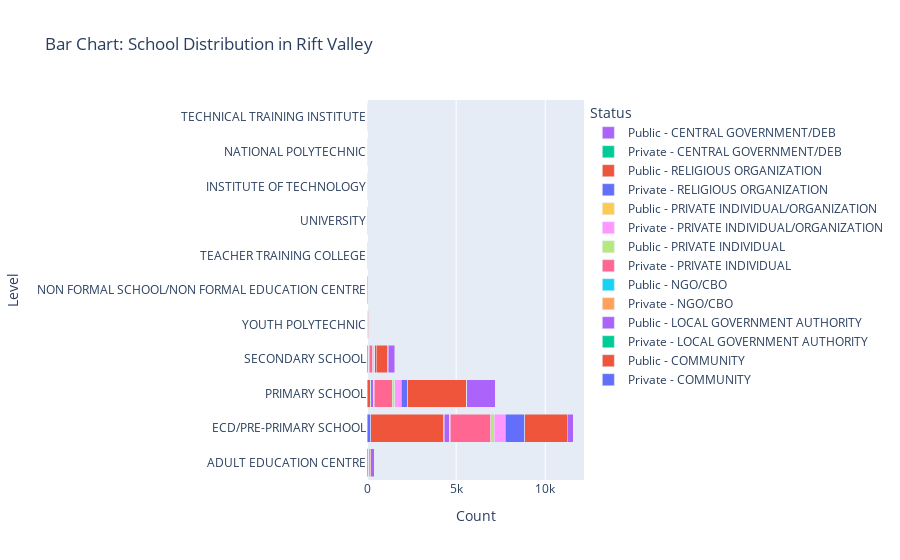

Write notebook code for a chart like this one.
### Code cell
priv = rift_valley[rift_valley["Status"] == "PRIVATE"]
pub = rift_valley[rift_valley["Status"] == "PUBLIC"]
priv_counts = priv.groupby(["Level", "Sponsor"]).size().reset_index(name="Count")
pub_counts = pub.groupby(["Level", "Sponsor"]).size().reset_index(name="Count")
unique_sponsors = priv_counts["Sponsor"].unique()

fig = go.Figure()

for sponsor in unique_sponsors:
    priv_data = priv_counts[priv_counts["Sponsor"] == sponsor]
    pub_data = pub_counts[pub_counts["Sponsor"] == sponsor]

    fig.add_trace(go.Bar(
        x=priv_data["Count"],
        y=priv_data["Level"],
        name=f'Private - {sponsor}',
        orientation='h',
    ))

    fig.add_trace(go.Bar(
        x=pub_data["Count"],
        y=pub_data["Level"],
        name=f'Public - {sponsor}',
        orientation='h',
    ))

fig.update_layout(
    barmode='stack',
    title="Bar Chart: School Distribution in Rift Valley",
    xaxis_title="Count",
    yaxis_title="Level",
    legend_title="Status",
)

fig.show()

### Figure 1 — Plotly figure (JSON) as saved in the notebook; plotly's stock layout.template omitted (floating-point values rounded to 4 significant figures)
{"data": [{"name": "Private - COMMUNITY", "orientation": "h", "type": "bar", "x": [2, 197, 15, 7, 2], "y": ["ADULT EDUCATION CENTRE", "ECD/PRE-PRIMARY SCHOOL", "PRIMARY SCHOOL", "SECONDARY SCHOOL", "YOUTH POLYTECHNIC"]}, {"name": "Public - COMMUNITY", "orientation": "h", "type": "bar", "x": [71, 4119, 2, 181, 82, 25], "y": ["ADULT EDUCATION CENTRE", "ECD/PRE-PRIMARY SCHOOL", "NON FORMAL SCHOOL/NON FORMAL EDUCATION CENTRE", "PRIMARY SCHOOL", "SECONDARY SCHOOL", "YOUTH POLYTECHNIC"]}, {"name": "Private - LOCAL GOVERNMENT AUTHORITY", "orientation": "h", "type": "bar", "x": [2, 5, 2, 1], "y": ["ADULT EDUCATION CENTRE", "ECD/PRE-PRIMARY SCHOOL", "PRIMARY SCHOOL", "SECONDARY SCHOOL"]}, {"name": "Public - LOCAL GOVERNMENT AUTHORITY", "orientation": "h", "type": "bar", "x": [25, 286, 5, 153, 18, 3], "y": ["ADULT EDUCATION CENTRE", "ECD/PRE-PRIMARY SCHOOL", "NON FORMAL SCHOOL/NON FORMAL EDUCATION CENTRE", "PRIMARY SCHOOL", "SECONDARY SCHOOL", "YOUTH POLYTECHNIC"]}, {"name": "Private - NGO/CBO", "orientation": "h", "type": "bar", "x": [6, 40, 2, 37, 7, 2], "y": ["ADULT EDUCATION CENTRE", "ECD/PRE-PRIMARY SCHOOL", "NON FORMAL SCHOOL/NON FORMAL EDUCATION CENTRE", "PRIMARY SCHOOL", "SECONDARY SCHOOL", "YOUTH POLYTECHNIC"]}, {"name": "Public - NGO/CBO", "orientation": "h", "type": "bar", "x": [5, 35, 1, 6], "y": ["ADULT EDUCATION CENTRE", "ECD/PRE-PRIMARY SCHOOL", "NON FORMAL SCHOOL/NON FORMAL EDUCATION CENTRE", "PRIMARY SCHOOL"]}, {"name": "Private - PRIVATE INDIVIDUAL", "orientation": "h", "type": "bar", "x": [8, 2249, 1, 1030, 208, 7, 1, 4], "y": ["ADULT EDUCATION CENTRE", "ECD/PRE-PRIMARY SCHOOL", "NON FORMAL SCHOOL/NON FORMAL EDUCATION CENTRE", "PRIMARY SCHOOL", "SECONDARY SCHOOL", "TEACHER TRAINING COLLEGE", "UNIVERSITY", "YOUTH POLYTECHNIC"]}, {"name": "Public - PRIVATE INDIVIDUAL", "orientation": "h", "type": "bar", "x": [5, 200, 132, 40, 1, 1], "y": ["ADULT EDUCATION CENTRE", "ECD/PRE-PRIMARY SCHOOL", "PRIMARY SCHOOL", "SECONDARY SCHOOL", "UNIVERSITY", "YOUTH POLYTECHNIC"]}, {"name": "Private - PRIVATE INDIVIDUAL/ORGANIZATION", "orientation": "h", "type": "bar", "x": [2, 621, 2, 355, 58, 2, 1, 3], "y": ["ADULT EDUCATION CENTRE", "ECD/PRE-PRIMARY SCHOOL", "NON FORMAL SCHOOL/NON FORMAL EDUCATION CENTRE", "PRIMARY SCHOOL", "SECONDARY SCHOOL", "TEACHER TRAINING COLLEGE", "UNIVERSITY", "YOUTH POLYTECHNIC"]}, {"name": "Public - PRIVATE INDIVIDUAL/ORGANIZATION", "orientation": "h", "type": "bar", "x": [9, 2, 14, 3], "y": ["ECD/PRE-PRIMARY SCHOOL", "NON FORMAL SCHOOL/NON FORMAL EDUCATION CENTRE", "PRIMARY SCHOOL", "SECONDARY SCHOOL"]}, {"name": "Private - RELIGIOUS ORGANIZATION", "orientation": "h", "type": "bar", "x": [13, 1097, 4, 370, 85, 3, 1, 35], "y": ["ADULT EDUCATION CENTRE", "ECD/PRE-PRIMARY SCHOOL", "NON FORMAL SCHOOL/NON FORMAL EDUCATION CENTRE", "PRIMARY SCHOOL", "SECONDARY SCHOOL", "TEACHER TRAINING COLLEGE", "UNIVERSITY", "YOUTH POLYTECHNIC"]}, {"name": "Public - RELIGIOUS ORGANIZATION", "orientation": "h", "type": "bar", "x": [82, 2374, 6, 3286, 660, 1, 26], "y": ["ADULT EDUCATION CENTRE", "ECD/PRE-PRIMARY SCHOOL", "NON FORMAL SCHOOL/NON FORMAL EDUCATION CENTRE", "PRIMARY SCHOOL", "SECONDARY SCHOOL", "TEACHER TRAINING COLLEGE", "YOUTH POLYTECHNIC"]}, {"name": "Private - CENTRAL GOVERNMENT/DEB", "orientation": "h", "type": "bar", "x": [9, 7, 10], "y": ["ECD/PRE-PRIMARY SCHOOL", "PRIMARY SCHOOL", "SECONDARY SCHOOL"]}, {"name": "Public - CENTRAL GOVERNMENT/DEB", "orientation": "h", "type": "bar", "x": [178, 322, 1, 1, 14, 1593, 373, 5, 5, 9, 24], "y": ["ADULT EDUCATION CENTRE", "ECD/PRE-PRIMARY SCHOOL", "INSTITUTE OF TECHNOLOGY", "NATIONAL POLYTECHNIC", "NON FORMAL SCHOOL/NON FORMAL EDUCATION CENTRE", "PRIMARY SCHOOL", "SECONDARY SCHOOL", "TEACHER TRAINING COLLEGE", "TECHNICAL TRAINING INSTITUTE", "UNIVERSITY", "YOUTH POLYTECHNIC"]}], "layout": {"barmode": "stack", "legend": {"title": {"text": "Status"}}, "title": {"text": "Bar Chart: School Distribution in Rift Valley"}, "xaxis": {"title": {"text": "Count"}}, "yaxis": {"title": {"text": "Level"}}}}
